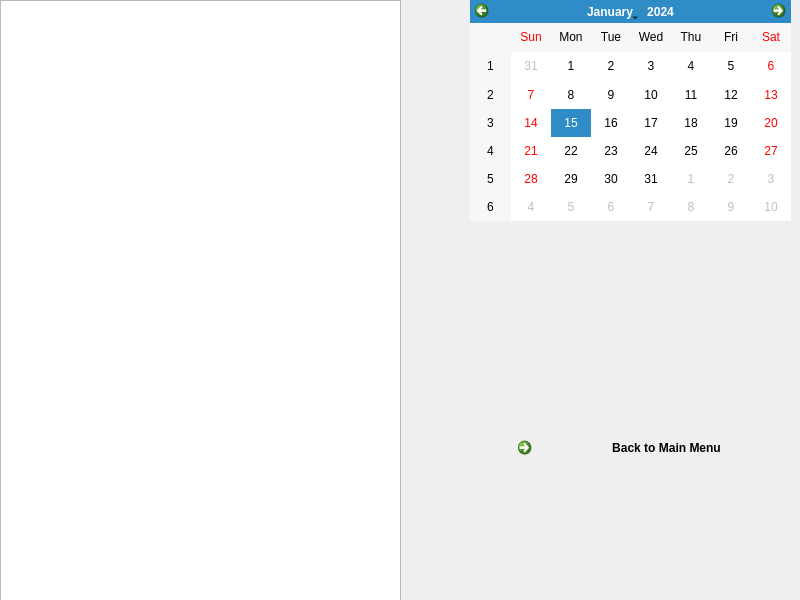
<?xml version="1.0" encoding="UTF-8"?>
<ui version="4.0">
 <class>Journal</class>
 <widget class="QWidget" name="Journal">
  <property name="geometry">
   <rect>
    <x>0</x>
    <y>0</y>
    <width>800</width>
    <height>600</height>
   </rect>
  </property>
  <property name="windowTitle">
   <string>Form</string>
  </property>
  <widget class="QTextEdit" name="textEdit">
   <property name="geometry">
    <rect>
     <x>0</x>
     <y>0</y>
     <width>401</width>
     <height>601</height>
    </rect>
   </property>
   <property name="locale">
    <locale language="English" country="UnitedStates"/>
   </property>
  </widget>
  <widget class="QCalendarWidget" name="calendarWidget">
   <property name="geometry">
    <rect>
     <x>470</x>
     <y>0</y>
     <width>321</width>
     <height>221</height>
    </rect>
   </property>
   <property name="locale">
    <locale language="English" country="UnitedStates"/>
   </property>
  </widget>
  <widget class="QCommandLinkButton" name="QuitButton">
   <property name="geometry">
    <rect>
     <x>510</x>
     <y>430</y>
     <width>291</width>
     <height>41</height>
    </rect>
   </property>
   <property name="text">
    <string>                      Back to Main Menu</string>
   </property>
  </widget>
 </widget>
 <resources/>
 <connections/>
</ui>
